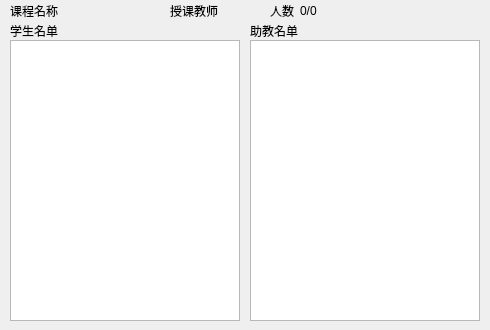
<?xml version="1.0" encoding="UTF-8"?>
<ui version="4.0">
 <class>ViewCourseWidget</class>
 <widget class="QWidget" name="ViewCourseWidget">
  <property name="geometry">
   <rect>
    <x>0</x>
    <y>0</y>
    <width>490</width>
    <height>330</height>
   </rect>
  </property>
  <property name="windowTitle">
   <string>ViewCourseWidget</string>
  </property>
  <widget class="QListWidget" name="listStudent">
   <property name="geometry">
    <rect>
     <x>10</x>
     <y>40</y>
     <width>230</width>
     <height>281</height>
    </rect>
   </property>
   <property name="editTriggers">
    <set>QAbstractItemView::NoEditTriggers</set>
   </property>
  </widget>
  <widget class="QListWidget" name="listAssistant">
   <property name="geometry">
    <rect>
     <x>250</x>
     <y>40</y>
     <width>230</width>
     <height>281</height>
    </rect>
   </property>
   <property name="editTriggers">
    <set>QAbstractItemView::NoEditTriggers</set>
   </property>
  </widget>
  <widget class="QLabel" name="labelStudent">
   <property name="geometry">
    <rect>
     <x>10</x>
     <y>20</y>
     <width>54</width>
     <height>21</height>
    </rect>
   </property>
   <property name="text">
    <string>学生名单</string>
   </property>
  </widget>
  <widget class="QLabel" name="labelAssistant">
   <property name="geometry">
    <rect>
     <x>250</x>
     <y>20</y>
     <width>54</width>
     <height>21</height>
    </rect>
   </property>
   <property name="text">
    <string>助教名单</string>
   </property>
  </widget>
  <widget class="QLabel" name="labelName">
   <property name="geometry">
    <rect>
     <x>10</x>
     <y>0</y>
     <width>151</width>
     <height>21</height>
    </rect>
   </property>
   <property name="text">
    <string>课程名称</string>
   </property>
  </widget>
  <widget class="QLabel" name="labelCntInfo">
   <property name="geometry">
    <rect>
     <x>270</x>
     <y>0</y>
     <width>31</width>
     <height>21</height>
    </rect>
   </property>
   <property name="text">
    <string>人数</string>
   </property>
  </widget>
  <widget class="QLabel" name="labelCnt">
   <property name="geometry">
    <rect>
     <x>300</x>
     <y>0</y>
     <width>121</width>
     <height>21</height>
    </rect>
   </property>
   <property name="text">
    <string>0/0</string>
   </property>
  </widget>
  <widget class="QLabel" name="labelTeacher">
   <property name="geometry">
    <rect>
     <x>170</x>
     <y>0</y>
     <width>101</width>
     <height>21</height>
    </rect>
   </property>
   <property name="text">
    <string>授课教师</string>
   </property>
  </widget>
 </widget>
 <layoutdefault spacing="6" margin="11"/>
 <resources/>
 <connections/>
</ui>
